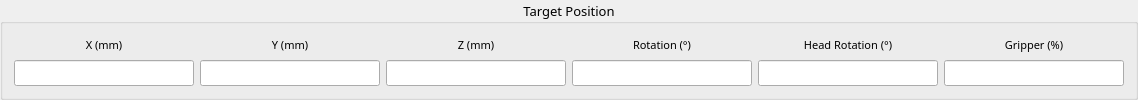
       <widget class="QGroupBox" name="groupBox_3">
        <property name="font">
         <font>
          <family>Ubuntu Thin</family>
          <pointsize>10</pointsize>
         </font>
        </property>
        <property name="title">
         <string>Target Position</string>
        </property>
        <property name="alignment">
         <set>Qt::AlignCenter</set>
        </property>
        <property name="flat">
         <bool>false</bool>
        </property>
        <layout class="QGridLayout" name="gridLayout_4">
         <item row="0" column="3">
          <widget class="QLabel" name="label_4">
           <property name="font">
            <font>
             <family>Ubuntu Thin</family>
             <pointsize>8</pointsize>
            </font>
           </property>
           <property name="text">
            <string>Rotation (°)</string>
           </property>
           <property name="alignment">
            <set>Qt::AlignCenter</set>
           </property>
          </widget>
         </item>
         <item row="0" column="0">
          <widget class="QLabel" name="label">
           <property name="font">
            <font>
             <family>Ubuntu Thin</family>
             <pointsize>8</pointsize>
            </font>
           </property>
           <property name="text">
            <string>X (mm)</string>
           </property>
           <property name="alignment">
            <set>Qt::AlignCenter</set>
           </property>
          </widget>
         </item>
         <item row="0" column="1">
          <widget class="QLabel" name="label_2">
           <property name="font">
            <font>
             <family>Ubuntu Thin</family>
             <pointsize>8</pointsize>
            </font>
           </property>
           <property name="text">
            <string>Y (mm)</string>
           </property>
           <property name="alignment">
            <set>Qt::AlignCenter</set>
           </property>
          </widget>
         </item>
         <item row="0" column="4">
          <widget class="QLabel" name="label_5">
           <property name="font">
            <font>
             <family>Ubuntu Thin</family>
             <pointsize>8</pointsize>
             <strikeout>false</strikeout>
            </font>
           </property>
           <property name="text">
            <string>Head Rotation (°)</string>
           </property>
           <property name="alignment">
            <set>Qt::AlignCenter</set>
           </property>
          </widget>
         </item>
         <item row="1" column="1">
          <widget class="QLineEdit" name="y_show">
           <property name="sizePolicy">
            <sizepolicy hsizetype="MinimumExpanding" vsizetype="Fixed">
             <horstretch>0</horstretch>
             <verstretch>0</verstretch>
            </sizepolicy>
           </property>
           <property name="minimumSize">
            <size>
             <width>180</width>
             <height>0</height>
            </size>
           </property>
           <property name="maximumSize">
            <size>
             <width>120</width>
             <height>16777215</height>
            </size>
           </property>
           <property name="font">
            <font>
             <family>Ubuntu Thin</family>
             <pointsize>10</pointsize>
            </font>
           </property>
           <property name="text">
            <string/>
           </property>
           <property name="alignment">
            <set>Qt::AlignCenter</set>
           </property>
          </widget>
         </item>
         <item row="0" column="2">
          <widget class="QLabel" name="label_3">
           <property name="font">
            <font>
             <family>Ubuntu Thin</family>
             <pointsize>8</pointsize>
            </font>
           </property>
           <property name="text">
            <string>Z (mm)</string>
           </property>
           <property name="alignment">
            <set>Qt::AlignCenter</set>
           </property>
          </widget>
         </item>
         <item row="1" column="0">
          <widget class="QLineEdit" name="x_show">
           <property name="sizePolicy">
            <sizepolicy hsizetype="MinimumExpanding" vsizetype="Fixed">
             <horstretch>0</horstretch>
             <verstretch>0</verstretch>
            </sizepolicy>
           </property>
           <property name="minimumSize">
            <size>
             <width>180</width>
             <height>0</height>
            </size>
           </property>
           <property name="maximumSize">
            <size>
             <width>120</width>
             <height>16777215</height>
            </size>
           </property>
           <property name="font">
            <font>
             <family>Ubuntu Thin</family>
             <pointsize>10</pointsize>
            </font>
           </property>
           <property name="autoFillBackground">
            <bool>false</bool>
           </property>
           <property name="text">
            <string/>
           </property>
           <property name="frame">
            <bool>true</bool>
           </property>
           <property name="alignment">
            <set>Qt::AlignCenter</set>
           </property>
           <property name="clearButtonEnabled">
            <bool>false</bool>
           </property>
          </widget>
         </item>
         <item row="1" column="4">
          <widget class="QLineEdit" name="endeff_angle_show">
           <property name="sizePolicy">
            <sizepolicy hsizetype="MinimumExpanding" vsizetype="Fixed">
             <horstretch>0</horstretch>
             <verstretch>0</verstretch>
            </sizepolicy>
           </property>
           <property name="minimumSize">
            <size>
             <width>180</width>
             <height>0</height>
            </size>
           </property>
           <property name="maximumSize">
            <size>
             <width>120</width>
             <height>16777215</height>
            </size>
           </property>
           <property name="font">
            <font>
             <family>Ubuntu Thin</family>
             <pointsize>10</pointsize>
            </font>
           </property>
           <property name="text">
            <string/>
           </property>
           <property name="alignment">
            <set>Qt::AlignCenter</set>
           </property>
          </widget>
         </item>
         <item row="1" column="3">
          <widget class="QLineEdit" name="arm_angle_show">
           <property name="sizePolicy">
            <sizepolicy hsizetype="MinimumExpanding" vsizetype="Fixed">
             <horstretch>0</horstretch>
             <verstretch>0</verstretch>
            </sizepolicy>
           </property>
           <property name="minimumSize">
            <size>
             <width>180</width>
             <height>0</height>
            </size>
           </property>
           <property name="maximumSize">
            <size>
             <width>120</width>
             <height>16777215</height>
            </size>
           </property>
           <property name="font">
            <font>
             <family>Ubuntu Thin</family>
             <pointsize>10</pointsize>
            </font>
           </property>
           <property name="text">
            <string/>
           </property>
           <property name="alignment">
            <set>Qt::AlignCenter</set>
           </property>
          </widget>
         </item>
         <item row="1" column="5">
          <widget class="QLineEdit" name="endeff_gripper_show">
           <property name="sizePolicy">
            <sizepolicy hsizetype="MinimumExpanding" vsizetype="Fixed">
             <horstretch>0</horstretch>
             <verstretch>0</verstretch>
            </sizepolicy>
           </property>
           <property name="minimumSize">
            <size>
             <width>180</width>
             <height>0</height>
            </size>
           </property>
           <property name="maximumSize">
            <size>
             <width>120</width>
             <height>16777215</height>
            </size>
           </property>
           <property name="font">
            <font>
             <family>Ubuntu Thin</family>
             <pointsize>10</pointsize>
            </font>
           </property>
           <property name="text">
            <string/>
           </property>
           <property name="alignment">
            <set>Qt::AlignCenter</set>
           </property>
          </widget>
         </item>
         <item row="1" column="2">
          <widget class="QLineEdit" name="z_show">
           <property name="sizePolicy">
            <sizepolicy hsizetype="MinimumExpanding" vsizetype="Fixed">
             <horstretch>0</horstretch>
             <verstretch>0</verstretch>
            </sizepolicy>
           </property>
           <property name="minimumSize">
            <size>
             <width>180</width>
             <height>0</height>
            </size>
           </property>
           <property name="maximumSize">
            <size>
             <width>120</width>
             <height>16777215</height>
            </size>
           </property>
           <property name="font">
            <font>
             <family>Ubuntu Thin</family>
             <pointsize>10</pointsize>
            </font>
           </property>
           <property name="text">
            <string/>
           </property>
           <property name="alignment">
            <set>Qt::AlignCenter</set>
           </property>
          </widget>
         </item>
         <item row="0" column="5">
          <widget class="QLabel" name="label_6">
           <property name="font">
            <font>
             <family>Ubuntu Thin</family>
             <pointsize>8</pointsize>
            </font>
           </property>
           <property name="text">
            <string>Gripper (%)</string>
           </property>
           <property name="alignment">
            <set>Qt::AlignCenter</set>
           </property>
          </widget>
         </item>
        </layout>
       </widget>
